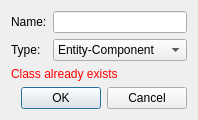
<?xml version="1.0" encoding="UTF-8"?>
<ui version="4.0">
 <class>Maditor::View::Dialogs::NewClassDialog</class>
 <widget class="QDialog" name="Maditor::View::Dialogs::NewClassDialog">
  <property name="geometry">
   <rect>
    <x>0</x>
    <y>0</y>
    <width>190</width>
    <height>116</height>
   </rect>
  </property>
  <property name="windowTitle">
   <string>Dialog</string>
  </property>
  <layout class="QVBoxLayout" name="verticalLayout">
   <item>
    <layout class="QFormLayout" name="formLayout">
     <item row="0" column="1">
      <widget class="QLineEdit" name="nameField"/>
     </item>
     <item row="0" column="0">
      <widget class="QLabel" name="nameLabel">
       <property name="text">
        <string>Name:</string>
       </property>
      </widget>
     </item>
     <item row="1" column="0">
      <widget class="QLabel" name="typeLabel">
       <property name="text">
        <string>Type:</string>
       </property>
      </widget>
     </item>
     <item row="1" column="1">
      <widget class="QComboBox" name="typeField">
       <property name="currentIndex">
        <number>0</number>
       </property>
       <item>
        <property name="text">
         <string>Entity-Component</string>
        </property>
       </item>
       <item>
        <property name="text">
         <string>Game-Handler</string>
        </property>
       </item>
       <item>
        <property name="text">
         <string>Global API</string>
        </property>
       </item>
       <item>
        <property name="text">
         <string>Gui-Handler</string>
        </property>
       </item>
       <item>
        <property name="text">
         <string>Other Class</string>
        </property>
       </item>
       <item>
        <property name="text">
         <string>Scene-Component</string>
        </property>
       </item>
       <item>
        <property name="text">
         <string>Server-Class</string>
        </property>
       </item>
      </widget>
     </item>
    </layout>
   </item>
   <item>
    <widget class="QLabel" name="alreadyExistsMsg">
     <property name="enabled">
      <bool>true</bool>
     </property>
     <property name="sizePolicy">
      <sizepolicy hsizetype="Preferred" vsizetype="Maximum">
       <horstretch>0</horstretch>
       <verstretch>0</verstretch>
      </sizepolicy>
     </property>
     <property name="styleSheet">
      <string notr="true">color: rgb(255, 0, 0)</string>
     </property>
     <property name="text">
      <string>Class already exists</string>
     </property>
    </widget>
   </item>
   <item>
    <widget class="QDialogButtonBox" name="buttonBox">
     <property name="enabled">
      <bool>true</bool>
     </property>
     <property name="orientation">
      <enum>Qt::Horizontal</enum>
     </property>
     <property name="standardButtons">
      <set>QDialogButtonBox::Cancel|QDialogButtonBox::Ok</set>
     </property>
    </widget>
   </item>
  </layout>
 </widget>
 <resources/>
 <connections>
  <connection>
   <sender>buttonBox</sender>
   <signal>accepted()</signal>
   <receiver>Maditor::View::Dialogs::NewClassDialog</receiver>
   <slot>accept()</slot>
   <hints>
    <hint type="sourcelabel">
     <x>94</x>
     <y>94</y>
    </hint>
    <hint type="destinationlabel">
     <x>94</x>
     <y>57</y>
    </hint>
   </hints>
  </connection>
  <connection>
   <sender>nameField</sender>
   <signal>textChanged(QString)</signal>
   <receiver>Maditor::View::Dialogs::NewClassDialog</receiver>
   <slot>nameChanged(QString)</slot>
   <hints>
    <hint type="sourcelabel">
     <x>113</x>
     <y>19</y>
    </hint>
    <hint type="destinationlabel">
     <x>94</x>
     <y>57</y>
    </hint>
   </hints>
  </connection>
  <connection>
   <sender>buttonBox</sender>
   <signal>rejected()</signal>
   <receiver>Maditor::View::Dialogs::NewClassDialog</receiver>
   <slot>reject()</slot>
   <hints>
    <hint type="sourcelabel">
     <x>94</x>
     <y>94</y>
    </hint>
    <hint type="destinationlabel">
     <x>94</x>
     <y>57</y>
    </hint>
   </hints>
  </connection>
 </connections>
 <slots>
  <slot>nameChanged(QString)</slot>
 </slots>
</ui>
